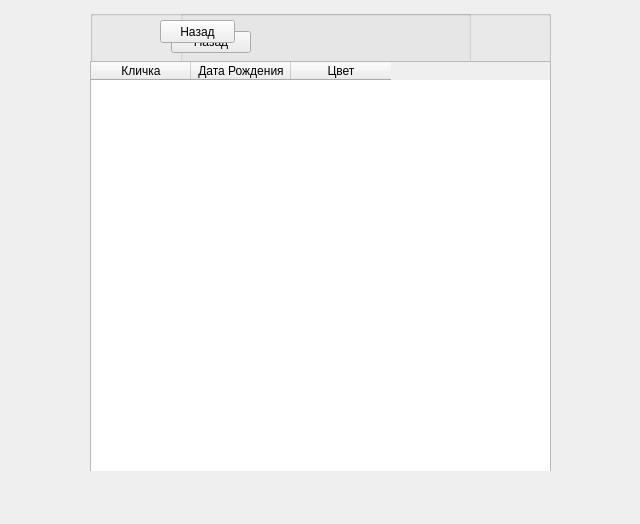
<?xml version="1.0" encoding="UTF-8"?>
<ui version="4.0">
 <class>Widget</class>
 <widget class="QWidget" name="Widget">
  <property name="geometry">
   <rect>
    <x>0</x>
    <y>0</y>
    <width>640</width>
    <height>524</height>
   </rect>
  </property>
  <property name="contextMenuPolicy">
   <enum>Qt::DefaultContextMenu</enum>
  </property>
  <property name="windowTitle">
   <string>Информационная система &quot;Животные&quot;</string>
  </property>
  <widget class="QGroupBox" name="groupBox">
   <property name="enabled">
    <bool>true</bool>
   </property>
   <property name="geometry">
    <rect>
     <x>90</x>
     <y>10</y>
     <width>461</width>
     <height>461</height>
    </rect>
   </property>
   <property name="font">
    <font>
     <stylestrategy>PreferDefault</stylestrategy>
    </font>
   </property>
   <property name="mouseTracking">
    <bool>false</bool>
   </property>
   <property name="contextMenuPolicy">
    <enum>Qt::DefaultContextMenu</enum>
   </property>
   <property name="title">
    <string/>
   </property>
   <widget class="QWidget" name="formLayoutWidget">
    <property name="geometry">
     <rect>
      <x>70</x>
      <y>10</y>
      <width>331</width>
      <height>441</height>
     </rect>
    </property>
    <layout class="QFormLayout" name="formLayout">
     <item row="0" column="0">
      <widget class="QPushButton" name="pushButton_5">
       <property name="text">
        <string>Назад</string>
       </property>
      </widget>
     </item>
     <item row="1" column="0">
      <spacer name="horizontalSpacer_2">
       <property name="orientation">
        <enum>Qt::Horizontal</enum>
       </property>
       <property name="sizeHint" stdset="0">
        <size>
         <width>40</width>
         <height>20</height>
        </size>
       </property>
      </spacer>
     </item>
     <item row="2" column="0">
      <spacer name="horizontalSpacer_3">
       <property name="orientation">
        <enum>Qt::Horizontal</enum>
       </property>
       <property name="sizeHint" stdset="0">
        <size>
         <width>40</width>
         <height>20</height>
        </size>
       </property>
      </spacer>
     </item>
     <item row="3" column="0">
      <widget class="QLabel" name="label_2">
       <property name="text">
        <string>Кличка</string>
       </property>
      </widget>
     </item>
     <item row="3" column="1">
      <widget class="QLineEdit" name="lineEdit">
       <property name="text">
        <string/>
       </property>
      </widget>
     </item>
     <item row="4" column="0">
      <widget class="QLabel" name="label_3">
       <property name="text">
        <string>Год рождения</string>
       </property>
      </widget>
     </item>
     <item row="4" column="1">
      <widget class="QDateEdit" name="dateEdit"/>
     </item>
     <item row="5" column="0">
      <widget class="QLabel" name="label_4">
       <property name="text">
        <string>Цвет</string>
       </property>
      </widget>
     </item>
     <item row="5" column="1">
      <widget class="QLineEdit" name="lineEdit_3">
       <property name="text">
        <string/>
       </property>
      </widget>
     </item>
     <item row="7" column="0">
      <spacer name="horizontalSpacer">
       <property name="orientation">
        <enum>Qt::Horizontal</enum>
       </property>
       <property name="sizeHint" stdset="0">
        <size>
         <width>40</width>
         <height>20</height>
        </size>
       </property>
      </spacer>
     </item>
     <item row="8" column="0" colspan="2">
      <widget class="QPushButton" name="pushButton_4">
       <property name="text">
        <string>Запись в базу</string>
       </property>
      </widget>
     </item>
    </layout>
   </widget>
  </widget>
  <widget class="QGroupBox" name="groupBox_2">
   <property name="geometry">
    <rect>
     <x>180</x>
     <y>10</y>
     <width>291</width>
     <height>461</height>
    </rect>
   </property>
   <property name="contextMenuPolicy">
    <enum>Qt::DefaultContextMenu</enum>
   </property>
   <property name="title">
    <string/>
   </property>
   <widget class="QPushButton" name="pushButton_3">
    <property name="geometry">
     <rect>
      <x>80</x>
      <y>280</y>
      <width>131</width>
      <height>51</height>
     </rect>
    </property>
    <property name="font">
     <font>
      <weight>75</weight>
      <bold>true</bold>
     </font>
    </property>
    <property name="text">
     <string>Выход</string>
    </property>
   </widget>
   <widget class="QLabel" name="label">
    <property name="geometry">
     <rect>
      <x>70</x>
      <y>70</y>
      <width>159</width>
      <height>29</height>
     </rect>
    </property>
    <property name="font">
     <font>
      <pointsize>18</pointsize>
     </font>
    </property>
    <property name="text">
     <string>Главное меню</string>
    </property>
   </widget>
   <widget class="QPushButton" name="pushButton_2">
    <property name="geometry">
     <rect>
      <x>80</x>
      <y>210</y>
      <width>131</width>
      <height>51</height>
     </rect>
    </property>
    <property name="text">
     <string>Посмотреть список</string>
    </property>
   </widget>
   <widget class="QPushButton" name="pushButton">
    <property name="geometry">
     <rect>
      <x>80</x>
      <y>140</y>
      <width>131</width>
      <height>51</height>
     </rect>
    </property>
    <property name="text">
     <string>Добавить животное</string>
    </property>
   </widget>
  </widget>
  <widget class="QGroupBox" name="groupBox_3">
   <property name="geometry">
    <rect>
     <x>90</x>
     <y>10</y>
     <width>461</width>
     <height>461</height>
    </rect>
   </property>
   <property name="title">
    <string/>
   </property>
   <widget class="QPushButton" name="pushButton_6">
    <property name="geometry">
     <rect>
      <x>70</x>
      <y>10</y>
      <width>75</width>
      <height>23</height>
     </rect>
    </property>
    <property name="text">
     <string>Назад</string>
    </property>
   </widget>
   <widget class="QTableWidget" name="tableWidget">
    <property name="geometry">
     <rect>
      <x>0</x>
      <y>51</y>
      <width>461</width>
      <height>411</height>
     </rect>
    </property>
    <column>
     <property name="text">
      <string>Кличка</string>
     </property>
    </column>
    <column>
     <property name="text">
      <string>Дата Рождения</string>
     </property>
    </column>
    <column>
     <property name="text">
      <string>Цвет</string>
     </property>
    </column>
   </widget>
  </widget>
  <zorder>groupBox_2</zorder>
  <zorder>groupBox</zorder>
  <zorder>groupBox_3</zorder>
 </widget>
 <layoutdefault spacing="6" margin="11"/>
 <resources/>
 <connections/>
</ui>
